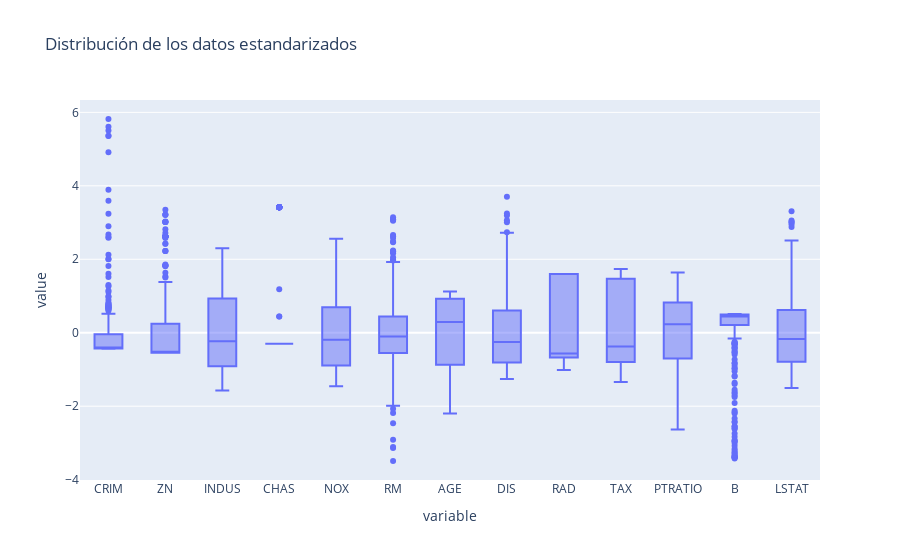

The code cell stored with this chart in its notebook:
### Markdown cell above
En el Box podemos ver que todas las variables acotaron su dominio. De esta forma podemos proseguir con el análisis ya que ahora tienen un rango similar.

### Code cell
px.box(X_train, title='Distribución de los datos estandarizados')

### Figure 1 — Plotly figure (JSON) as saved in the notebook; plotly's stock layout.template omitted (floating-point values rounded to 4 significant figures; data arrays with more than 128 entries replaced by an {"elided": "..."} marker saying what was removed)
{"data": [{"alignmentgroup": "True", "hovertemplate": "variable=%{x}<br>value=%{y}<extra></extra>", "legendgroup": "", "marker": {"color": "#636efa"}, "name": "", "notched": false, "offsetgroup": "", "orientation": "v", "showlegend": false, "type": "box", "x": {"elided": "4160 str values"}, "x0": " ", "xaxis": "x", "y": {"elided": "4160 float values"}, "y0": " ", "yaxis": "y"}], "layout": {"boxmode": "group", "legend": {"tracegroupgap": 0}, "title": {"text": "Distribución de los datos estandarizados"}, "xaxis": {"anchor": "y", "domain": [0, 1], "title": {"text": "variable"}}, "yaxis": {"anchor": "x", "domain": [0, 1], "title": {"text": "value"}}}}
